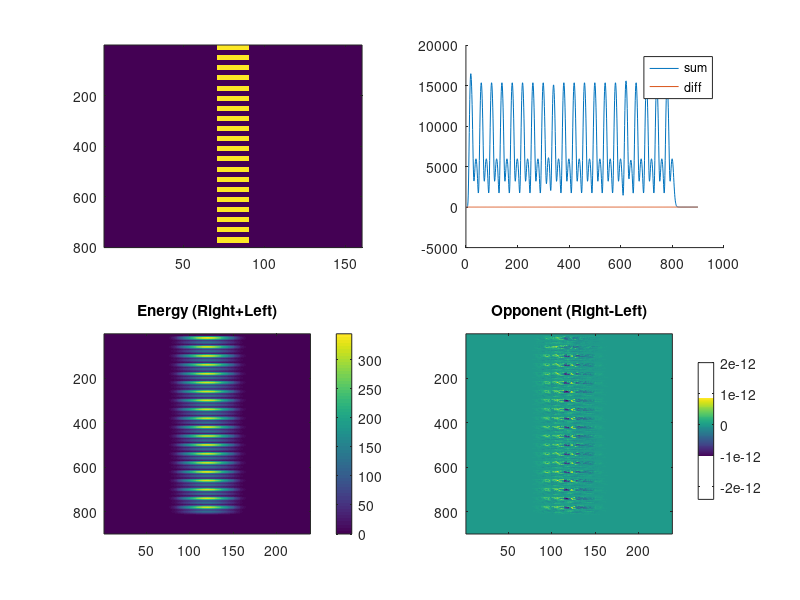

Recreate this plot in MATLAB. (Note: a time limit stopped this script after it produced the figure.)
clearvars
plotting = 0;

% filters parameters:
% width of temporal filters doesn't influence much
% beta does change energy for moving stim ( bell vs psychometric curve)
% width spatial filters only change scale


%%
%%%%%%%%%%%%%%%%%%%%%%%%%%%%%%%%%%%%%%%%%%%%%%%%%%%%%%%%
%%%%%%%%%%%%%%%%%%%%%%%%%%%% FILTERS PARAMETERS
%%%%%%%%%%%%%%%%%%%%%%%%%%%%%%%%%%%%%%%%%%%%%%%%%%%%%%%%
% Step 1a: Define the space axis of the filters
nx=80;              %Number of spatial samples in the filter
max_x =2.0;         %2.0 % Half-width of filter (deg)
dx = (max_x*2)/nx;  %Spatial sampling interval of filter (deg)

% Spatial filter parameters
sx=0.5*4;   %0.5 % standard deviation of Gaussian, in deg.
sf=1.1/4;  % 1.1 % spatial frequency of carrier, in cpd
 
% Step 1b: Define the time axis of the filters
nt=100;         % Number of temporal samples in the filter
max_t=0.5;      % 0.5 Duration of impulse response (sec)
dt = max_t/nt;  % Temporal sampling interval (sec)

% Temporal filter parameters
k = 100;    % Scales the response into time units
slow_n = 9; % 9 % Width of the slow temporal filter
fast_n = 6; % 6 % Width of the fast temporal filter
beta = 0.9;  % 0.9
            % Beta. Represents the weighting of the negative
            % phase of the temporal relative to the positive 
            % phase.

            
% A row vector holding spatial sampling intervals
x_filt=linspace(-max_x,max_x,nx);
% A column vector holding temporal sampling intervals
t_filt=linspace(0,max_t,nt)';

% Spatial filter response
gauss=exp(-x_filt.^2/sx.^2);          %Gaussian envelope
even_x=cos(2*pi*sf*x_filt).*gauss;   %Even Gabor
odd_x=sin(2*pi*sf*x_filt).*gauss;    %Odd Gabor            
            
            
% Temporal filter response (formula as in Adelson & Bergen, 1985, Eq. 1)
slow_t=(k*t_filt).^slow_n .* exp(-k*t_filt).*(1/factorial(slow_n)-beta.*((k*t_filt).^2)/factorial(slow_n+2));
fast_t=(k*t_filt).^fast_n .* exp(-k*t_filt).*(1/factorial(fast_n)-beta.*((k*t_filt).^2)/factorial(fast_n+2));

% Step 1c: combine space and time to create spatiotemporal filters
e_slow= slow_t * even_x;    %SE/TS
e_fast= fast_t * even_x ;   %SE/TF
o_slow = slow_t * odd_x ;   %SO/TS
o_fast = fast_t * odd_x ;   % SO/TF

%--------------------------------------------------------------------------
%         STEP 2: Create spatiotemporally oriented filters
%--------------------------------------------------------------------------
left_1=o_fast+e_slow;      % L1
left_2=-o_slow+e_fast;     % L2
right_1=-o_fast+e_slow;    % R1
right_2=o_slow+e_fast;     % R2            
            
            
% figure;hold on;plot(slow_t);plot(fast_t)
% figure;imagesc(left_1)


%%
%%%%%%%%%%%%%%%%%%%%%%%%%%%%%%%%%%%%%%%%%%%%%%%%%%%%%%%%
%%%%%%%%%%%%%%%%%%%%%%%%%%%% STIMULUS
%%%%%%%%%%%%%%%%%%%%%%%%%%%%%%%%%%%%%%%%%%%%%%%%%%%%%%%%
% Step 3a: Define the space and time dimensions of the stimulus
% stimulus spatial resolution:
% 160 width for 8 degree
% 1 degree = 20 steps, 1 step = 0.05 deg

% stimulus temporal resolution:
% 200 length for 1.6 sec
% 1 step = 8ms, 24 steps = 192 ms

% SPACE: x_stim is a row vector to hold sampled x-positions of the space.
stim_width=4;  %half width in degrees
x_stim=-stim_width:dx:round(stim_width-dx);

% TIME: t_stim is a col vector to hold sampled time intervals of the space
stim_dur=4;    %total duration of the stimulus in seconds
t_stim=(0:dt:stim_dur-dt)';


cc=0;
for cycles = [10 5 2.5]
    cc=cc+1;dd=0;
for dc=5:5:95 % [10 50 90] % [10 25 50 75 90]
    clear stim stimL static
dd=dd+1;
% static stimulus
stim = ((square(cycles*pi*t_stim,dc)) +1) ./2;  % square(t,duty)
% 5pi = 5 cycles in 1 sec, 200 ms ON, 200 OFF 
stimL = repmat(stim,1,20) ;
static = [zeros(length(stimL),70), stimL, zeros(length(stimL),70)];



%%%%%%%%%%%%%%%%%%%%%%%%%%%%%%%%%%%%%%%%%%%%%
% Step 3c: convolve stim with filters

% Rightward responses
resp_right_1=conv2(static,right_1,'full');
resp_right_2=conv2(static,right_2,'full');

% Leftward responses
resp_left_1=conv2(static,left_1,'full');
resp_left_2=conv2(static,left_2,'full');

%--------------------------------------------------------------------------
%         STEP 4: Square the filter output
%--------------------------------------------------------------------------
resp_left_1 = resp_left_1.^2;
resp_left_2 = resp_left_2.^2;
resp_right_1 = resp_right_1.^2;
resp_right_2 = resp_right_2.^2;

% sum and diff responses
energy_right = resp_right_1 + resp_right_2;
energy_left = resp_left_1 + resp_left_2;


if dc==50
    figure;
    subplot(2,2,1);imagesc(static)
    subplot(2,2,3); imagesc(energy_right+energy_left); colorbar;
    title('Energy (Right+Left)')
    subplot(2,2,4); imagesc(energy_right-energy_left);colorbar
    title('Opponent (Right-Left)')
    
    % pool across space
    subplot(2,2,2);hold on;
    plot(sum(energy_right+energy_left,2))
    plot(sum(energy_right-energy_left,2))
    legend('sum','diff')
    saveas(gcf,['StaticDetails' num2str(cycles) '.png'])
end

% peak to peak amplitude excluding borders
minB = length(slow_t); maxB = length(stim)-length(slow_t);
maxEnergy(cc,dd,1) = max(sum(energy_right(minB:maxB,:)+energy_left(minB:maxB,:),2));
avEnergy(cc,dd,1) = mean(sum(energy_right(minB:maxB,:)+energy_left(minB:maxB,:),2));
amp(cc,dd,1) = max(sum(energy_right(minB:maxB,:)+energy_left(minB:maxB,:),2)) ...
    - min(sum(energy_right(minB:maxB,:)+energy_left(minB:maxB,:),2));
amp_mot(cc,dd,1) = max(sum(energy_right(minB:maxB,:)-energy_left(minB:maxB,:),2)) ...
    - min(sum(energy_right(minB:maxB,:)-energy_left(minB:maxB,:),2));
end
end

% figure; imagesc(amp); colorbar; title('Energy staticStim')
% figure; imagesc(amp_mot); colorbar; title('Motion staticStim')



%%

%%%%%%%%%%%%%%%%%%%%%%%%%%%%%%%%
%%%%%%%%%%%%%%%%%%%%%%%%%%%%%%%% MOVING
%%%%%%%%%%%%%%%%%%%%%%%%%%%%%%%%
sizeStim = 20; cc=0;
for cycles = [10 5 2.5]
    cc=cc+1;dd=0;
for dc=5:5:95 % [10 50 90]
    clear stim stimL stimR
    dd=dd+1;
stimL = ((square(cycles/2*pi*t_stim,dc/2)) +1) ./2;  % /2 for motion

stimR(1:length(stimL)/(cycles*2)) = 0;
stimR(length(stimL)/(cycles*2)+1:length(stimL)) = stimL(1:length(stimL)-length(stimL)/(cycles*2));
stimL = repmat(stimL,1,20) ;
stimR = repmat(stimR,20,1) ;
mouv = [zeros(length(stimL),57), stimL, zeros(length(stimL),6), stimR', zeros(length(stimR),57)];

% figure; hold on; plot(stimR');plot(stimL)
% plot(((square(cycles*pi*t_stim,dc)) +1) ./2);  

%%%%%%%%%%%%%%%%%%%%%%%%%%%%%%%%%%%%%%%%%%%%%
% Step 3c: convolve stim with filters

% Rightward responses
resp_right_1=conv2(mouv,right_1,'full');
resp_right_2=conv2(mouv,right_2,'full');

% Leftward responses
resp_left_1=conv2(mouv,left_1,'full');
resp_left_2=conv2(mouv,left_2,'full');

%--------------------------------------------------------------------------
%         STEP 4: Square the filter output
%--------------------------------------------------------------------------
resp_left_1 = resp_left_1.^2;
resp_left_2 = resp_left_2.^2;
resp_right_1 = resp_right_1.^2;
resp_right_2 = resp_right_2.^2;

% sum and diff responses
energy_right = resp_right_1 + resp_right_2;
energy_left = resp_left_1 + resp_left_2;

% figure
if dc == 50
figure;
subplot(2,2,1);imagesc(mouv)
subplot(2,2,3); imagesc(energy_right+energy_left); colorbar;
title('Energy (Right+Left)')
subplot(2,2,4); imagesc(energy_right-energy_left);colorbar
title('Opponent (Right-Left)')

% pool across space
subplot(2,2,2);hold on;
plot(sum(energy_right+energy_left,2))
plot(sum(energy_right-energy_left,2))
legend('sum','diff')
    saveas(gcf,['MotionDetails' num2str(cycles) '.png'])
end


% peak to peak amplitude excluding borders
minB = length(slow_t); maxB = length(mouv)-length(slow_t);
amp(cc,dd,2) = max(sum(energy_right(minB:maxB,:)+energy_left(minB:maxB,:),2)) ...
    - min(sum(energy_right(minB:maxB,:)+energy_left(minB:maxB,:),2));
amp_mot(cc,dd,2) = max(sum(energy_right(minB:maxB,:)-energy_left(minB:maxB,:),2)) ...
    - min(sum(energy_right(minB:maxB,:)-energy_left(minB:maxB,:),2));
maxEnergy(cc,dd,2) = max(sum(energy_right(minB:maxB,:)+energy_left(minB:maxB,:),2));
avEnergy(cc,dd,2) = mean(sum(energy_right(minB:maxB,:)+energy_left(minB:maxB,:),2));
end
end

% figure; imagesc(ampM); colorbar;title('Energy movingStim')
% figure; imagesc(amp_mot_M); colorbar;title('motion movingStim')


%% PLOT
for mm =1:2
figure;hold on;
subplot(2,2,1);hold on;
for cc=1:3
    plot(amp(cc,:,mm),'LineWidth',2)
end
legend('10','5','2.5','Location','best')
title('Energy Amplitude')
subplot(2,2,2);hold on;
for cc=1:3
    plot(amp_mot(cc,:,mm),'LineWidth',2)
end
legend('10','5','2.5','Location','best')
title('Motion Energy')

subplot(2,2,3);hold on;
for cc=1:3
    plot(maxEnergy(cc,:,mm),'LineWidth',2)
end
title('Max Energy')

subplot(2,2,4);hold on;
for cc=1:3
    plot(avEnergy(cc,:,mm),'LineWidth',2)
end
title('Av Energy')

if mm==1
    saveas(gcf,'Static.png')
else
    saveas(gcf,'Moving.png')
end
% saveas(gcf,['Swidth' num2str(max_x) '-Sfreq' num2str(sf) '-Timp' num2str(max_t) '-Tbeta' num2str(beta) '-Twidth' num2str(slow_n) '.png'])
end
%%



%% PLOT VSS
col={'b','r','g'};

figure;hold on;
for mm =1:2
    subplot(2,3,1+3*(mm-1));hold on;
    for cc=1:3
        plot(amp(cc,:,mm),col{cc},'LineWidth',2)
    end
    legend('10','5','2.5','Location','best')
    xticks([0:5:20]);
    xticklabels({'0','25','50','75','100'})
    ylim([0 500])
    ylabel('Energy Amplitude')
    xlabel('Duty Cycle')
    subplot(2,3,2+3*(mm-1));hold on;
    for cc=1:3
        plot(maxEnergy(cc,:,mm),col{cc},'LineWidth',2)
    end
    ylabel('Max Energy')
    ylim([0 500])
    xticks([0:5:20]);
    xticklabels({'0','25','50','75','100'})
    xlabel('Duty Cycle')
    subplot(2,3,3+3*(mm-1));hold on;
    for cc=1:3
        plot(avEnergy(cc,:,mm),col{cc},'LineWidth',2)
    end
    xticks([0:5:20]);
    xticklabels({'0','25','50','75','100'})
    ylabel('Av Energy')
    xlabel('Duty Cycle')
end
saveas(gcf,'Energy.png')
saveas(gcf,'Energy.eps','epsc')
